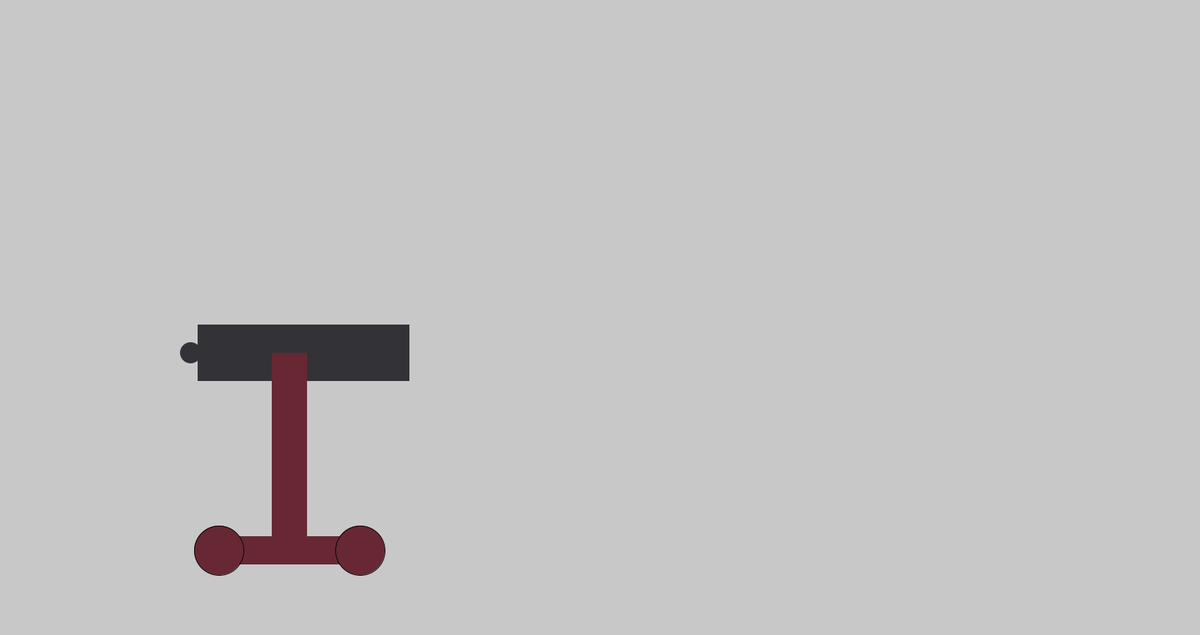
Frame 1 (no input)
Frame 60 (the mouse pressed at the canvas centre just before this capture): identical to frame 1, image omitted
Frame 120 (the mouse held since frame 60 and released just before this capture): identical to frame 1, image omitted

The Processing sketch that drew this single still picture (run headless with seeded random() and noise(); from frame 60 on, the mouse is pressed at the canvas centre):

// Processing sketch: Kanon
// ── Kanon.pde


float scale_size = 200;

int Ballx0 = 500;
int Bally0 = 500;
float BallSize = scale_size * 0.3;
float alpha = radians(-0);

float kanonX = -(scale_size*0.5)+BallSize/2;
float kanonY = 0;
float kanonWidth = scale_size * 1.5;
float kanonHeight = scale_size * 0.4;

Boolean rotated = false;

void setup() {
  size(1700, 900);
}

void draw() {
  background (200);
  pushMatrix();
  noStroke();
  fill(random(255), random(255), random(255));
  ellipse(Ballx0, Bally0, BallSize, BallSize);
  popMatrix();

  DrawKanon();
}


void DrawKanon() {
  Float PoleWidth = scale_size*0.25;
  float PoleY = Bally0-(sin(alpha)*(kanonWidth*0.5-BallSize));
  float PoleHeight = (height-scale_size*0.5) - PoleY;
  float PoleX = Ballx0-(cos(alpha)*(kanonWidth*0.5-BallSize))-PoleWidth/2;


  pushMatrix();

  translate(Ballx0, Bally0);
  rotate(alpha);

  rectMode(CENTER);

  fill(51, 50, 55);
  noStroke();
  rect(kanonX, kanonY, kanonWidth, kanonHeight);
  ellipse(kanonX-(kanonWidth/2)-(scale_size*0.05), kanonY, scale_size * 0.15, scale_size * 0.15);

  popMatrix();
  
  pushMatrix();
  fill(103, 40, 51);
  rectMode(CORNER);
  rect(PoleX, PoleY, PoleWidth, PoleHeight);
 
  rect(PoleX+(PoleWidth/2)-(scale_size*0.6), height-scale_size*0.7, scale_size*1.2, scale_size*0.2);
  stroke(2);
  ellipse(PoleX+(PoleWidth/2)-(scale_size*0.5), height-scale_size*0.6, scale_size * 0.35, scale_size * 0.35);
  ellipse(PoleX+(PoleWidth/2)+(scale_size*0.5), height-scale_size*0.6, scale_size * 0.35, scale_size * 0.35);

  popMatrix();
}


void keyPressed() {
  if (keyCode == UP) {
    alpha -= radians(1);
  } else if (keyCode == DOWN) {
    alpha += radians(1);
  }
}
